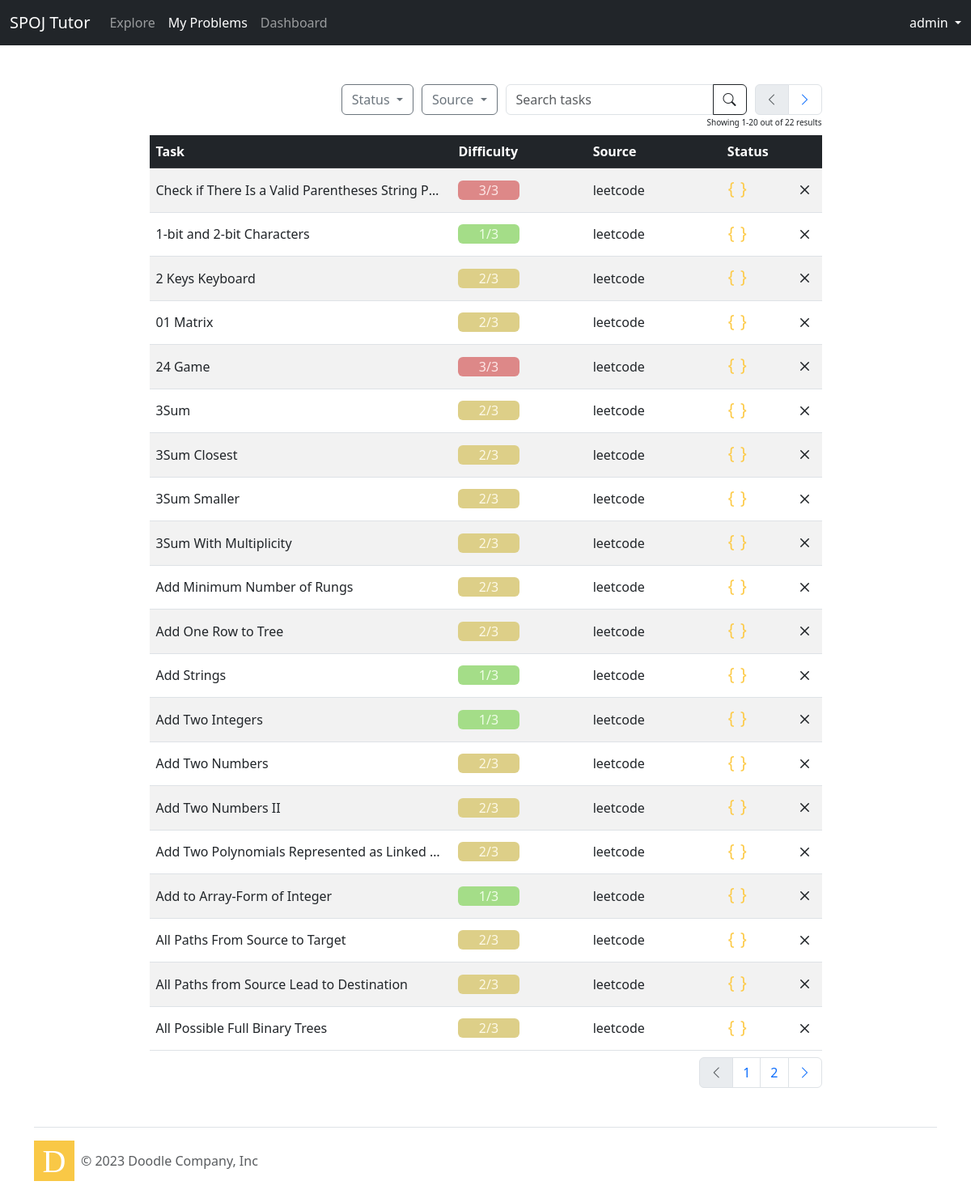
Page /tasks/my_problems/ (signed in) on the earlier database version.
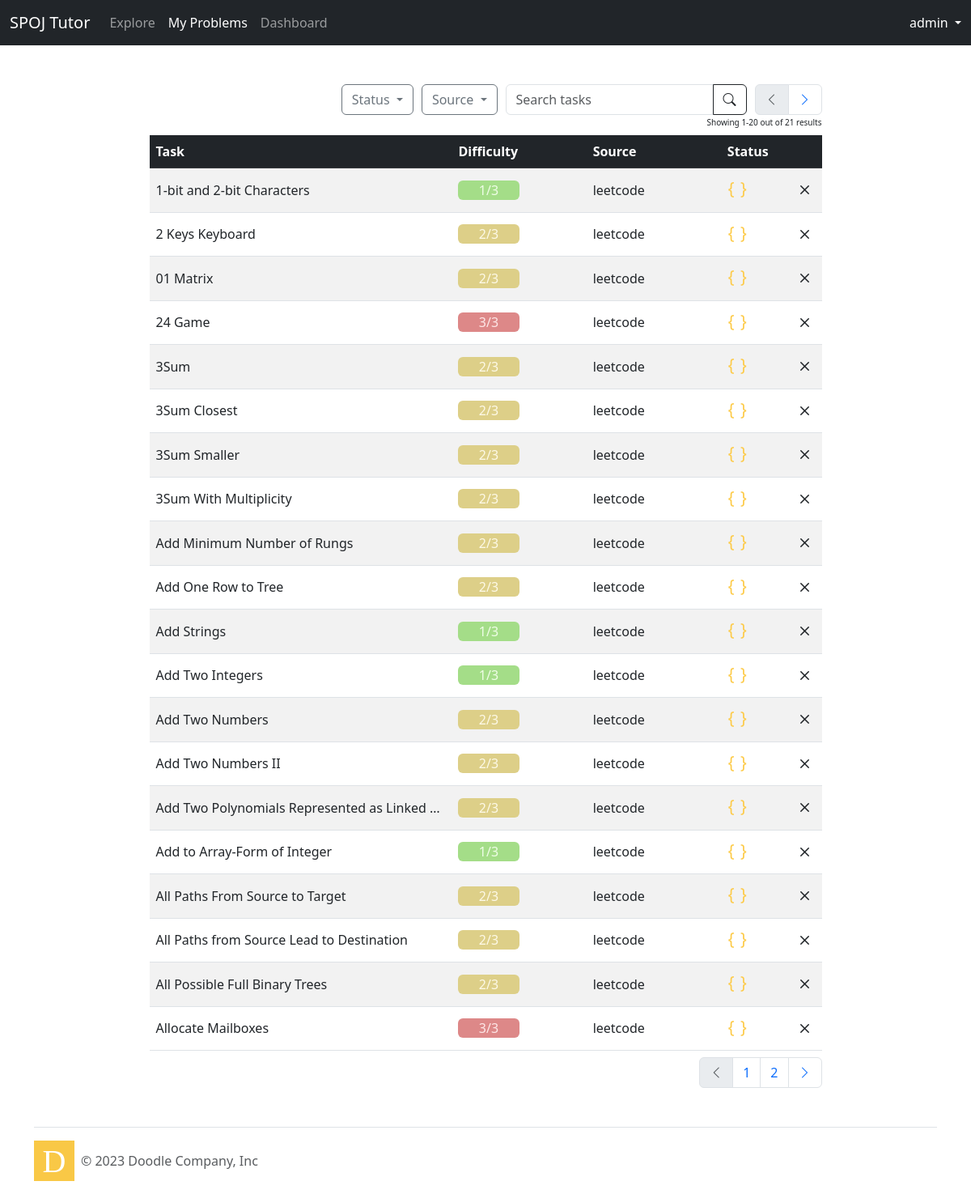
Same page on the later database version.
### tasks/models.py (models this page shows, shortened)
class UserTask(models.Model):
    id = models.AutoField(primary_key=True)
    task_id = models.ForeignKey(Task, related_name="user_tasks", on_delete=models.CASCADE)
    user_id = models.ForeignKey(User, related_name="user_tasks", on_delete=models.CASCADE)
    class Meta:
        unique_together = ("task_id", "user_id")
    user_solution = models.CharField(max_length=1000, blank=True, null=True)
    user_note = models.CharField(max_length=500, blank=True, null=True)
    finished_date = models.DateTimeField(blank=True, null=True)

class Task(models.Model):
    id = models.AutoField(primary_key=True)
    difficulty = models.PositiveIntegerField()
    title = models.CharField(max_length=125)
    spoj = models.ForeignKey(Spoj, on_delete=models.CASCADE)
    class Meta:
        unique_together = ("difficulty", "title", "spoj", "url", "solution_url")
    url = models.URLField(max_length=200, blank=True, null=True)
    solution_url = models.URLField(max_length=200, blank=True, null=True)

class Spoj(models.Model):
    name = models.CharField(max_length=255, primary_key=True)
    amount_of_difficulty_levels = models.IntegerField(null=False, blank=False)
    url = models.URLField(max_length=200)
    def __str__(self):
        return self.name

### tasks/views.py (the view)
# urls.py: path("my_problems/", login_required(views.user_tasks), name='user_tasks'),
def user_tasks(request):
    if request.method == "POST":
        with transaction.atomic():
            task_id = request.POST["delete-user-task"]
            task = UserTask.objects.get(id=task_id)
            task.delete()
    user_task_query = UserTaskQuery(request)
    task_list = user_task_query.filtered_queryset
    tasks_count = task_list.count()
    spojs = Spoj.objects.all()
    queryset = task_list.order_by('finished_date')
    page = request.GET.get('page', 1)
    paginator = Paginator(queryset, 20)
    try:
        tasks = paginator.page(page)
    except PageNotAnInteger:
        tasks = paginator.page(1)
    except EmptyPage:
        tasks = paginator.page(paginator.num_pages)
    return render(request, 'user_tasks/user_tasks.html',
                  {'tasks': tasks, 'spojs': spojs, 'task_query': user_task_query, "tasks_count": tasks_count})

### tasks/query_params/task_query_params.py (called while the page is built, shortened)
    def _get_params(self):
        return list(self.request.GET.keys())

    def _build_url(self):
        url = ""
        for param in QUERY_PARAMS_ORDER:
            if param in self.request.GET:
                url += f"&{param}={self.request.GET.get(param)}"
        return url

    def _handle_params(self):
        user_tasks = UserTask.objects.all()
        return user_tasks

### tasks/templatetags/paginator_tags.py (called while the page is built)
@register.simple_tag
def get_proper_elided_page_range(p, number, on_each_side=1, on_ends=1):
    paginator = Paginator(p.object_list, p.per_page)
    return paginator.get_elided_page_range(number=number,
                                           on_each_side=on_each_side,
                                           on_ends=on_ends)

### templates/user_tasks/user_tasks.html (shortened to what this page needs)
{% extends 'base.html' %}
{% load static %}
{% load paginator_tags %}
{% block stylesheet %}
    {{ block.super }}
    <link rel="stylesheet" href="{% static 'css/tasks.css' %}">
{% endblock stylesheet %}
{% block navbar_items %}
    <li class="nav-item">
        <a class="nav-link" aria-current="page" href="{% url 'tasks' %}">Explore</a>
    </li>
    <li class="nav-item">
        <a class="nav-link active" href="{% url 'user_tasks' %}">My Problems</a>
    </li>
    <li class="nav-item">
        <a class="nav-link" href="{% url 'dashboard' %}">Dashboard</a>
    </li>
{% endblock navbar_items %}
{% block content %}
    <div class="row justify-content-center">
        <div class="col-lg-9 col-md-12 col-sm-12">
            {% include 'includes/user_task_table_nav.html' %}
            <table class="fixed table table-striped my-2 align-middle">
                <thead class="table-dark ">
                <tr>
                    <th style="width: 45%">Task</th>
                    <th style="width: 20%">Difficulty</th>
                    <th style="width: 20%">Source</th>
                    <th style="width: 10%">Status</th>
                    <th style="width: 5%"></th>
                </tr>
                </thead>
                <tbody>
                {% for task in tasks %}
                    <tr>
                        <td class="title"><a class="link"
                                             href="{% url 'single_user_task' task.id %}">{{ task.task_id.title }}</a>
                        </td>
                        <td>
                            <div class="diff container-lg rounded-2" id="diff">
                                {{ task.task_id.difficulty | add:1 }}/{{ task.task_id.spoj.amount_of_difficulty_levels }}
                            </div>
                        </td>
                        <td>
                            <a class="link" href={{ task.task_id.url }} target="_blank" rel="noopener noreferrer">
                                {{ task.task_id.spoj }}
                            </a>
                        </td>
                        <td class="text-left">
                            {% if task.finished_date is not None %}
                                <i class="bi bi-check icon-green" style="font-size: 25px"></i>
                            {% else %}
                                <i class="bi bi-braces icon-yellow" style="font-size: 25px"></i>
                            {% endif %}
                        </td>
                        <td>
                            <form method="post" action="{{ request.full_path }}">
                                <button class="blank-button link-delete" type="submit" name="delete-user-task"
                                        value="{{ task.id }}">
                                    <i class="bi bi-x" style="font-size: 25px"></i>
                                </button>
                            </form>
                        </td>
                    </tr>
                {% endfor %}
                </tbody>
            </table>
            {% include 'includes/table_pagination.html' %}
        </div>
    </div>
{% endblock content %}

Differences in the rows shown:
removed UserTask: task_id "Check if There Is a Valid Parentheses String P…", task_id.difficulty|add "3", task_id.spoj.amount_of_difficulty_levels "3", task_id.spoj "leetcode", {{ task.id }} 25 (drawn)
now on this page (row unchanged): UserTask: task_id "Allocate Mailboxes", task_id.difficulty|add "3", task_id.spoj.amount_of_difficulty_levels "3", task_id.spoj "leetcode", {{ task.id }} 48 (drawn)
Other differences:
{{ tasks_count }}: "22" → "21"
